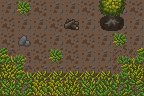

The image is a tile-based game level rendered from a .tmx file. Its description and complete source (layers, tilesets, objects, tile grids) follow:
An orthogonal 9x6 tile map with 16x16 px tiles, 2 tile layers (Tile Layer 1, Decorations).

<map version="1.8" tiledversion="1.8.0" orientation="orthogonal" renderorder="right-down" width="9" height="6" tilewidth="16" tileheight="16" infinite="0" nextlayerid="3" nextobjectid="1">
 <tileset firstgid="1" source="../forest/Forest.tsx" />
 <layer id="1" name="Tile Layer 1" width="9" height="6">
  <data encoding="csv">
76,76,111,76,76,111,76,76,111,
111,76,76,111,76,76,76,76,76,
111,76,111,76,111,111,76,111,76,
40,2,111,76,111,76,76,72,71,
38,40,110,110,110,110,110,71,42,
77,79,44,44,42,77,43,79,114
</data>
 </layer>
 <layer id="2" name="Decorations" width="9" height="6">
  <data encoding="csv">
0,78,0,0,0,0,150,151,0,
0,0,0,0,41,0,185,186,0,
0,6,0,0,0,0,0,78,0,
0,0,0,78,0,0,0,0,0,
0,0,0,0,0,0,0,0,0,
0,0,0,0,0,0,0,0,0
</data>
 </layer>
</map>